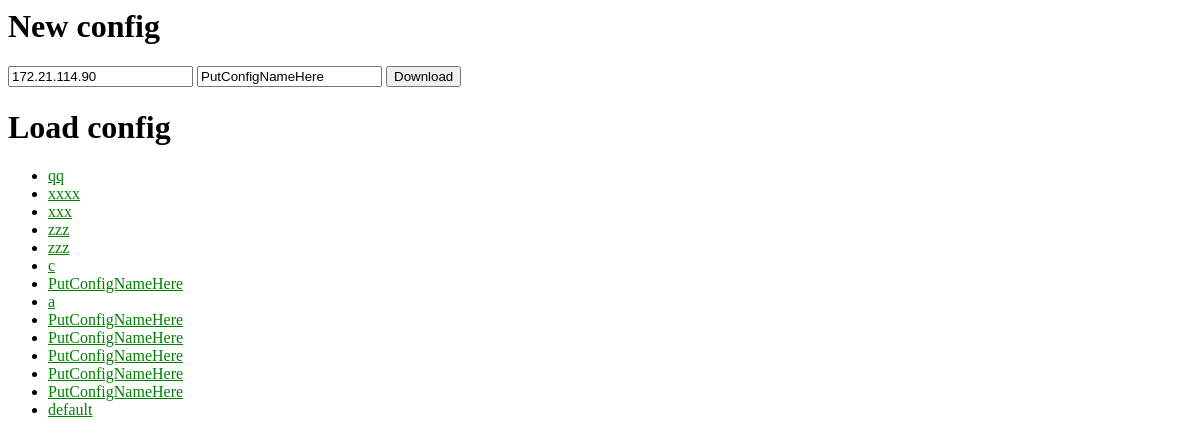
Before: /tinymix/ with the older database file.
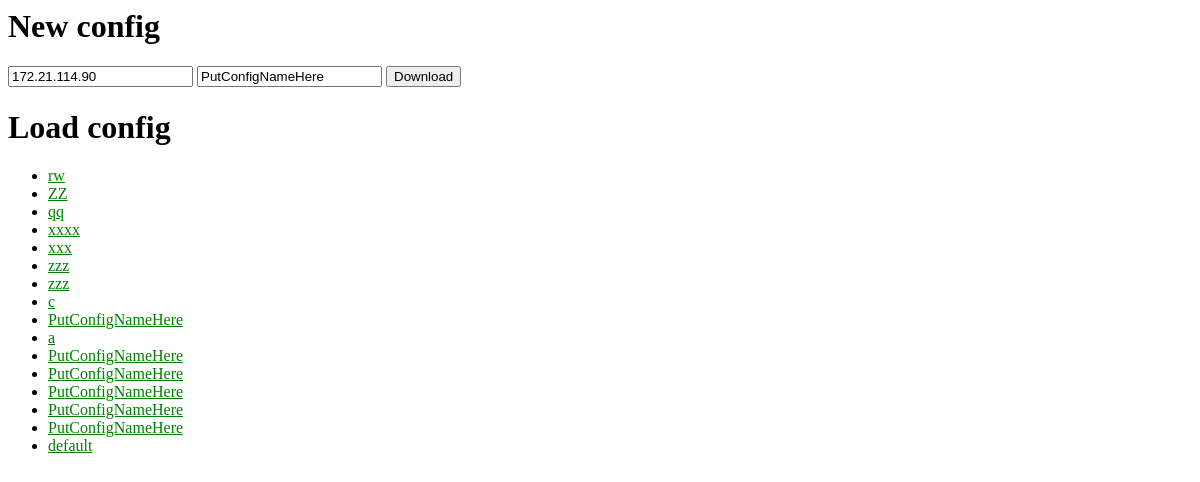
After: the same page with the newer database file.
### tinymix/models.py (models this page shows, shortened)
class Config(models.Model):
    objects = ConfigManager()
    name = models.CharField(max_length=200)
    device_id = models.IntegerField('device id')
    created_date = models.DateTimeField('date created')

### tinymix/views.py (the view, shortened to what this page needs)
# urls.py: path('', views.IndexView.as_view(), name='index'),
class IndexView(generic.ListView):
    model = Config
    template_name = 'tinymix/index.html'
    context_object_name = 'latest_configs_list'
    def get_queryset(self):
        return Config.objects.order_by('-created_date')
    def get_context_data(self, **kwargs):
        context = super().get_context_data(**kwargs)
        context['ipaddr'] = Adb.ip
        return context

### tinymix/templates/tinymix/index.html (shortened to what this page needs)
{% load static %}
<link rel="stylesheet" type="text/css" href="{% static 'tinymix/style.css' %}">
<h1>New config</h1>
<form action="{% url 'tinymix:config/new' %}" method="post" onsubmit="return disableButtons(this);">
    <input type=text
           name="ip"
           value={{ ipaddr }}>
    <input type=text
           name="name"
           value="PutConfigNameHere">
    <input type="submit"
           name="download"
           value="Download">
</form>
<h1>Load config</h1>
{% if latest_configs_list %}
    <ul>
    {% for config in latest_configs_list %}
        <li><a href={% url 'tinymix:config' config.id %}>{{ config.name }}</a></li>
    {% endfor %}
    </ul>
{% else %}
    <p>No Configs available - load one!</p>
{% endif %}

### tinymix/static/tinymix/style.css (style rules this page uses)
li a { color: green; }

Changed rows visible on the page:
added Config: name "rw"
added Config: name "ZZ"
